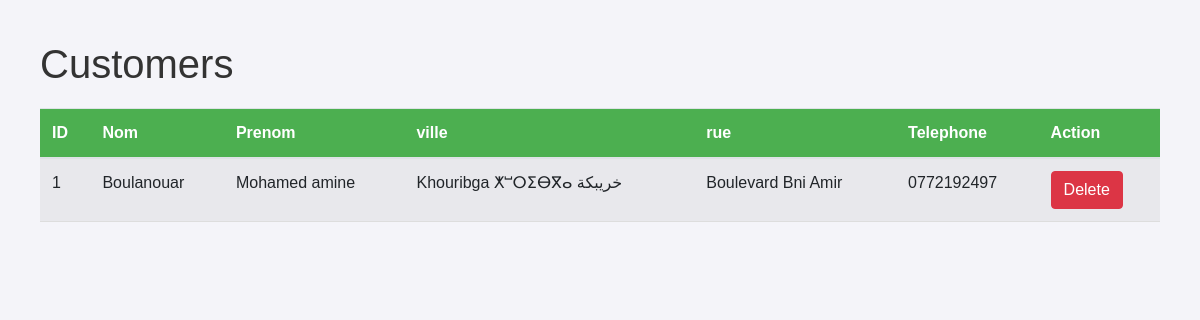
The page /customers on the database as committed earlier.
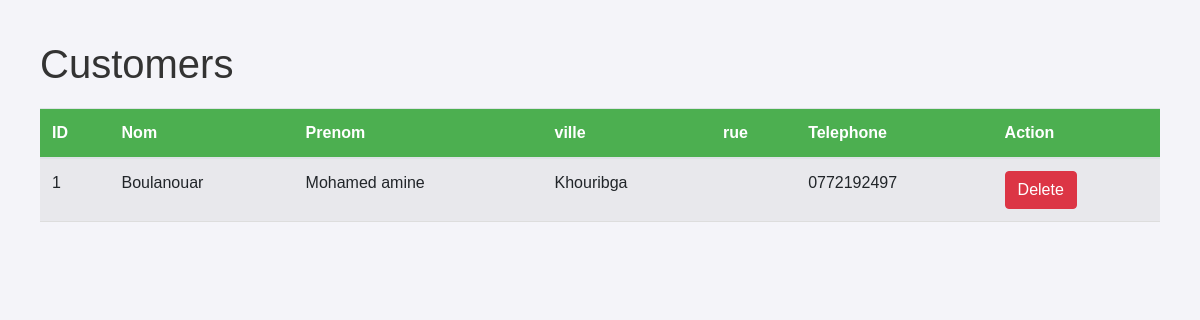
The same page on the database as committed later.
### app/models/customer.py (models this page shows)
class Customer(db.Model):
    __tablename__ = 'customers'
    id = db.Column(db.Integer, primary_key=True)
    nom = db.Column(db.String)
    prenom = db.Column(db.String)
    address = db.relationship(
        'Address', back_populates='customer', uselist=False)
    telephone = db.Column(db.String)
    orders = db.relationship('Order', back_populates='customer', overlaps="orders")

### app/models/address.py (models this page shows)
class Address(db.Model):
    id = db.Column(db.Integer, primary_key=True)
    latitude = db.Column(db.Float)
    longitude = db.Column(db.Float)
    road = db.Column(db.String(128), nullable=True)
    quarter = db.Column(db.String(128), nullable=True)
    city = db.Column(db.String(128), nullable=False)
    county = db.Column(db.String(128), nullable=True)
    state_district = db.Column(db.String(128), nullable=True)
    region = db.Column(db.String(128), nullable=True)
    postcode = db.Column(db.String(20), nullable=True)
    country = db.Column(db.String(128), nullable=False)
    country_code = db.Column(db.String(2), nullable=False)
    customer_id = db.Column(db.Integer, db.ForeignKey(
        'customers.id'), nullable=False, unique=True)
    customer = db.relationship('Customer', back_populates='address')

### app/routes/customer.py (the view)
@customer_bp.route('/customers', methods=['GET'])
def list_customers():
    customers = Customer.query.all()
    return render_template('customers/list_customers.html', customers=customers)

### app/templates/customers/list_customers.html (shortened to what this page needs)
{% extends 'base.html' %}
{% block content %}
<h1>Customers</h1>
<table class="table table-striped">
    <thead>
        <tr>
            <th>ID</th>
            <th>Nom</th>
            <th>Prenom</th>
            <th>ville</th>
            <th>rue</th>
            <th>Telephone</th>
            <th>Action</th>
        </tr>
    </thead>
    <tbody>
        {% for customer in customers %}
        <tr>
            <td>{{ customer.id }}</td>
            <td>{{ customer.nom }}</td>
            <td>{{ customer.prenom }}</td>
            <td>{{ customer.address.city }}</td>
            <td>{{ customer.address.road }}</td>
            <td>{{ customer.telephone }}</td>
            <td>
                <form action="{{ url_for('customer.delete_customer', id=customer.id) }}" method="POST" style="display:inline;">
                    <button type="submit" class="btn btn-danger">Delete</button>
                </form>
            </td>
        </tr>
        {% endfor %}
    </tbody>
</table>
{% endblock %}

Rows that differ between the two databases and show on the page:
changed through a linked row, Customer "Boulanouar": address.city "Khouribga ⵅⵯⵔⵉⴱⴳⴰ خريبكة" → "Khouribga"; address.road "Boulevard Bni Amir" → (not shown)
